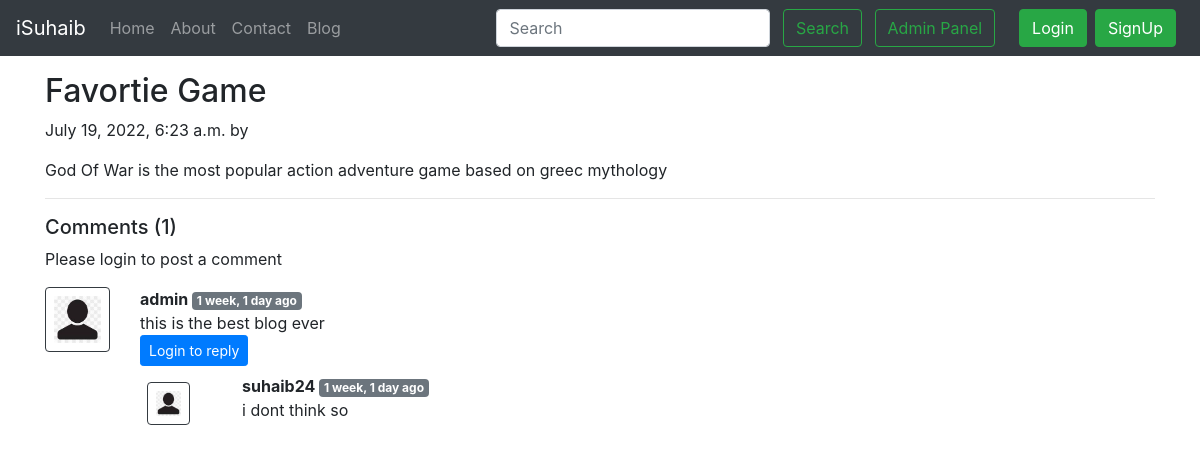
/blog/Game, run on the app's committed database.
### blog/models.py (models this page shows, shortened)
class Post(models.Model):
    id=models.AutoField(primary_key=True)
    title=models.CharField(max_length=255)
    user=models.ForeignKey(User, on_delete=models.CASCADE, default=0)
    slug=models.CharField(max_length=130)
    timeStamp=models.DateTimeField(blank=True, default=now)
    content=models.TextField()
    img = models.ImageField(upload_to='static', default=0)

class BlogComment(models.Model):
    id= models.AutoField(primary_key=True)
    comment=models.TextField()
    user=models.ForeignKey(User, on_delete=models.CASCADE)
    post=models.ForeignKey(Post, on_delete=models.CASCADE)
    parent=models.ForeignKey('self',on_delete=models.CASCADE, null=True )
    timestamp= models.DateTimeField(default=now)

### blog/views.py (the view)
# urls.py: path('<str:slug>', views.blogPost, name="blogPost"),
def blogPost(request, slug):
    post=Post.objects.filter(slug=slug).first()
    comments= BlogComment.objects.filter(post=post, parent=None)
    replies= BlogComment.objects.filter(post=post).exclude(parent=None)
    replyDict={}
    for reply in replies:
        if reply.parent.id not in replyDict.keys():
            replyDict[reply.parent.id]=[reply]
        else:
            replyDict[reply.parent.id].append(reply)
    context={'post':post, 'comments': comments, 'user': request.user, 'replyDict': replyDict}
    return render(request, "blog/blogPost.html", context)

### blog/templatetags/extras.py (called while the page is built)
@register.filter(name='get_val')
def get_val(dict, key):
    return dict.get(key)

### templates/blog/blogPost.html (shortened to what this page needs)
{% extends 'base.html' %}
{% block body %}
{% load humanize %}
{% load extras %}
<div class="container my-3">
    <h2 class="blog-post-title">{{post.title}}</h2>
    <p class="blog-post-meta">{{post.timeStamp}} by <a href="/about">{{post.author}}</a></p>
    <p>{{post.content}}</p>
    <hr>
</div>
<div class="container">
    <h5> Comments ({{comments.count}}) </h5>
    <div class="my-2">
        {% if user.is_authenticated %}
        <form action="/blog/postComment" method="post">
            {% csrf_token %}
            <div class="form-group">
                <label for="exampleInputEmail1">Post Comment </label>
                <input type="text" class="form-control" name="comment" placeholder="Enter comment here">
            </div>
            <input type="hidden" name="postid" value="{{post.id}}">
            <input type="hidden" name="parentid" value="">
            <button type="submit" class="btn btn-primary">Submit</button>
        </form>
        {% else %}
        Please login to post a comment
        {% endif %}
    </div>
{% for comment in comments %}
    <div class="row my-3">
        <div class="col-md-1  ">
            <img class="rounded mx-auto d-block w-100 border border-dark p-2" src="/static/img/user.jpg" alt="user">
        </div>
        <div class="col-md-11 ">
            <b> {{comment.user.username}} </b> <span class="badge badge-secondary ">{{comment.timestamp| naturaltime}}</span>
            <div>{{comment.comment}}</div>
            <div class="reply mx-0">
                {% if user.is_authenticated %}
                <button class="btn btn-sm btn-primary" type="button" data-toggle="collapse" data-target="#replyBox{{comment.id}}" aria-expanded="false" aria-controls="replyBox{{comment.id}}">
                    Reply
                </button>
                <div class="collapse" id="replyBox{{comment.id}}">
                    <div class="card card-body my-2">
                        <form action="/blog/postComment" method="post">
                            {% csrf_token %}
                            <div class="form-group">
                                <label for="comment">Post a reply </label>
                                <input type="text" class="form-control" name="comment" placeholder="Enter comment here">
                                <input type="hidden" name="parentid" value="{{comment.id}}">
                            </div>
                            <input type="hidden" name="postid" value="{{post.id}}">
                            <button type="submit" class="btn btn-primary">Submit</button>
                        </form>
                    </div>
                </div>
                {% else %}
                <button class="btn btn-sm btn-primary" type="button" data-toggle="collapse" data-target="#replyBox{{comment.id}}" aria-expanded="false" aria-controls="replyBox{{comment.id}}">
                    Login to reply
                </button>
                {% endif %}
                <div class="replies my-2 ">
                    {% for reply in replyDict|get_val:comment.id %}
                    <div class="row my-2">
                        <div class="col-md-1 ">
                            <img class="rounded mx-auto d-block w-75 my-2 border border-dark p-2" src="/static/img/user.jpg" alt="user">
                        </div>
                        <div class="col-md-11">
                            <div class="col-md-11 ">
                                <b> {{reply.user.username}} </b> <span class="badge badge-secondary ">{{reply.timestamp| naturaltime}}</span>
                                <div>{{reply.comment}}</div>
                            </div>
                            <br>
                        </div>
                    </div>
                    {% endfor %}
                </div>
            </div>
        </div>
    </div>
    {% endfor %}
</div>
{% endblock %}

### data on the page
Post: title "Favortie Game", timeStamp "July 19, 2022, 6:23 a.m.", content "God Of War is the most popular action adventure game based on greec mythology"
BlogComment: user.username "admin", timestamp "1 week, 1 day ago", comment "this is the best blog ever"
BlogComment: user.username "suhaib24", timestamp "1 week, 1 day ago", comment "i dont think so"

### other printed values
{{ comments.count }} "1"
